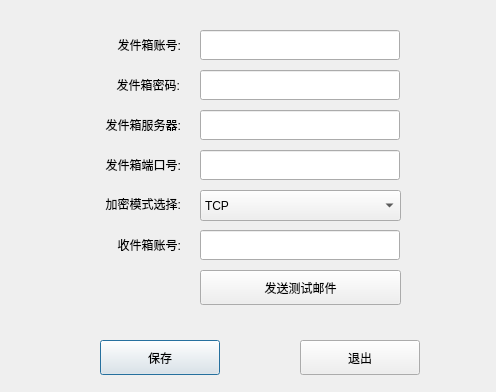
<?xml version="1.0" encoding="UTF-8"?>
<ui version="4.0">
 <class>Email_SetDlg</class>
 <widget class="QDialog" name="Email_SetDlg">
  <property name="geometry">
   <rect>
    <x>0</x>
    <y>0</y>
    <width>496</width>
    <height>392</height>
   </rect>
  </property>
  <property name="windowTitle">
   <string>Dialog</string>
  </property>
  <property name="styleSheet">
   <string notr="true">font: 12pt &quot;微软雅黑&quot;;</string>
  </property>
  <widget class="QLabel" name="label">
   <property name="geometry">
    <rect>
     <x>10</x>
     <y>30</y>
     <width>171</width>
     <height>30</height>
    </rect>
   </property>
   <property name="text">
    <string>发件箱账号:</string>
   </property>
   <property name="alignment">
    <set>Qt::AlignRight|Qt::AlignTrailing|Qt::AlignVCenter</set>
   </property>
  </widget>
  <widget class="QLineEdit" name="usrEdit">
   <property name="geometry">
    <rect>
     <x>200</x>
     <y>30</y>
     <width>200</width>
     <height>30</height>
    </rect>
   </property>
  </widget>
  <widget class="QLineEdit" name="pwdEdit">
   <property name="geometry">
    <rect>
     <x>200</x>
     <y>70</y>
     <width>200</width>
     <height>30</height>
    </rect>
   </property>
   <property name="echoMode">
    <enum>QLineEdit::Password</enum>
   </property>
  </widget>
  <widget class="QLabel" name="label_2">
   <property name="geometry">
    <rect>
     <x>9</x>
     <y>70</y>
     <width>171</width>
     <height>30</height>
    </rect>
   </property>
   <property name="text">
    <string>发件箱密码:</string>
   </property>
   <property name="alignment">
    <set>Qt::AlignRight|Qt::AlignTrailing|Qt::AlignVCenter</set>
   </property>
  </widget>
  <widget class="QLineEdit" name="serEdit">
   <property name="geometry">
    <rect>
     <x>200</x>
     <y>110</y>
     <width>200</width>
     <height>30</height>
    </rect>
   </property>
  </widget>
  <widget class="QLabel" name="label_3">
   <property name="geometry">
    <rect>
     <x>10</x>
     <y>110</y>
     <width>171</width>
     <height>30</height>
    </rect>
   </property>
   <property name="text">
    <string>发件箱服务器:</string>
   </property>
   <property name="alignment">
    <set>Qt::AlignRight|Qt::AlignTrailing|Qt::AlignVCenter</set>
   </property>
  </widget>
  <widget class="QLineEdit" name="portEdit">
   <property name="geometry">
    <rect>
     <x>200</x>
     <y>150</y>
     <width>200</width>
     <height>30</height>
    </rect>
   </property>
  </widget>
  <widget class="QLabel" name="label_4">
   <property name="geometry">
    <rect>
     <x>10</x>
     <y>150</y>
     <width>171</width>
     <height>30</height>
    </rect>
   </property>
   <property name="text">
    <string>发件箱端口号:</string>
   </property>
   <property name="alignment">
    <set>Qt::AlignRight|Qt::AlignTrailing|Qt::AlignVCenter</set>
   </property>
  </widget>
  <widget class="QPushButton" name="saveBtn">
   <property name="geometry">
    <rect>
     <x>100</x>
     <y>340</y>
     <width>120</width>
     <height>35</height>
    </rect>
   </property>
   <property name="text">
    <string>保存</string>
   </property>
  </widget>
  <widget class="QPushButton" name="quitBtn">
   <property name="geometry">
    <rect>
     <x>300</x>
     <y>340</y>
     <width>120</width>
     <height>35</height>
    </rect>
   </property>
   <property name="text">
    <string>退出</string>
   </property>
  </widget>
  <widget class="QPushButton" name="testBtn">
   <property name="geometry">
    <rect>
     <x>200</x>
     <y>270</y>
     <width>201</width>
     <height>35</height>
    </rect>
   </property>
   <property name="text">
    <string>发送测试邮件</string>
   </property>
  </widget>
  <widget class="QComboBox" name="comboBox">
   <property name="geometry">
    <rect>
     <x>200</x>
     <y>190</y>
     <width>201</width>
     <height>31</height>
    </rect>
   </property>
   <item>
    <property name="text">
     <string>TCP</string>
    </property>
   </item>
   <item>
    <property name="text">
     <string>SSL</string>
    </property>
   </item>
   <item>
    <property name="text">
     <string>TLS</string>
    </property>
   </item>
  </widget>
  <widget class="QLabel" name="label_5">
   <property name="geometry">
    <rect>
     <x>10</x>
     <y>189</y>
     <width>171</width>
     <height>30</height>
    </rect>
   </property>
   <property name="text">
    <string>加密模式选择:</string>
   </property>
   <property name="alignment">
    <set>Qt::AlignRight|Qt::AlignTrailing|Qt::AlignVCenter</set>
   </property>
  </widget>
  <widget class="QLineEdit" name="toEdit">
   <property name="geometry">
    <rect>
     <x>200</x>
     <y>230</y>
     <width>200</width>
     <height>30</height>
    </rect>
   </property>
  </widget>
  <widget class="QLabel" name="label_6">
   <property name="geometry">
    <rect>
     <x>10</x>
     <y>230</y>
     <width>171</width>
     <height>30</height>
    </rect>
   </property>
   <property name="text">
    <string>收件箱账号:</string>
   </property>
   <property name="alignment">
    <set>Qt::AlignRight|Qt::AlignTrailing|Qt::AlignVCenter</set>
   </property>
  </widget>
 </widget>
 <resources/>
 <connections>
  <connection>
   <sender>quitBtn</sender>
   <signal>clicked()</signal>
   <receiver>Email_SetDlg</receiver>
   <slot>close()</slot>
   <hints>
    <hint type="sourcelabel">
     <x>237</x>
     <y>227</y>
    </hint>
    <hint type="destinationlabel">
     <x>172</x>
     <y>134</y>
    </hint>
   </hints>
  </connection>
 </connections>
</ui>
